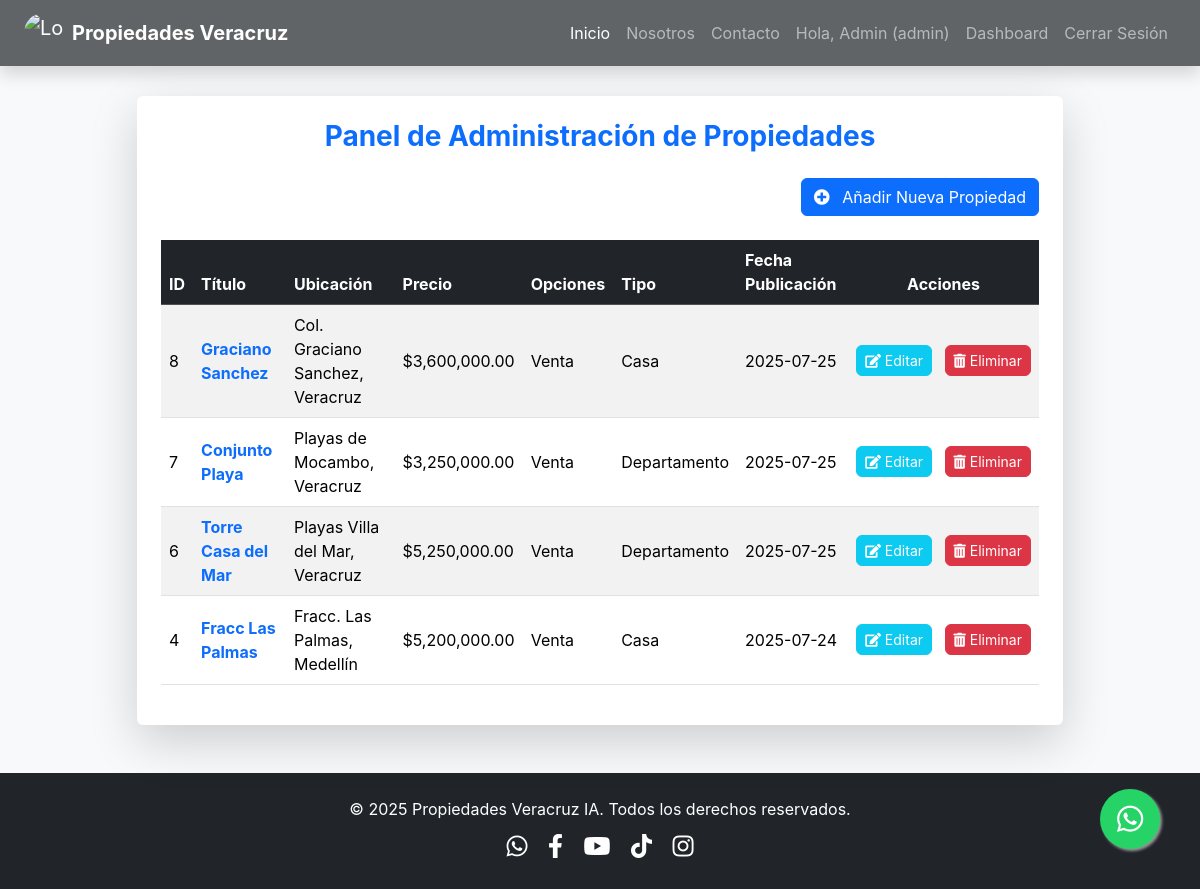
The page /dashboard (signed in) on the database its author committed.
### models.py (models this page shows, shortened)
class User(db.Model, UserMixin):
    __tablename__ = 'user'
    id = db.Column(db.Integer, primary_key=True)
    username = db.Column(db.String(80), unique=True, nullable=False)
    email = db.Column(db.String(120), unique=True, nullable=False)
    password_hash = db.Column(db.String(128), nullable=False)
    is_admin = db.Column(db.Boolean, default=False, nullable=True)

class Property(db.Model):
    __tablename__ = 'property' # Añadido nombre de tabla explícito para consistencia
    id = db.Column(db.Integer, primary_key=True)
    titulo = db.Column(db.String(100), nullable=False)
    descripcion = db.Column(db.Text, nullable=False)
    precio = db.Column(db.Float, nullable=False)
    ubicacion = db.Column(db.String(200), nullable=False)
    municipio = db.Column(db.String(100), nullable=False)
    property_options = db.Column(db.String(100), nullable=False)
    tipo_propiedad = db.Column(db.String(50), nullable=False) # Ej: Casa, Departamento, Terreno
    num_habitaciones = db.Column(db.Integer, nullable=True)
    num_banos = db.Column(db.Integer, nullable=True)
    num_medios_banos = db.Column(db.Integer, default=0)
    num_estacionamientos = db.Column(db.Integer, default=0)
    area_construccion_metros_cuadrados = db.Column(db.Float, nullable=True)
    area_terreno_metros_cuadrados = db.Column(db.Float, nullable=True)
    antiguedad = db.Column(db.Integer, nullable=True) # En años
    cuota_mantenimiento = db.Column(db.Float, default=0.0)
    fecha_publicacion = db.Column(db.DateTime, default=datetime.utcnow)
    images = db.relationship('PropertyImage', backref='property', lazy=True, cascade="all, delete-orphan")
    agente_id = db.Column(db.Integer, db.ForeignKey('user.id'), nullable=False)
    agente = db.relationship('User', backref='managed_properties') # Relación inversa para acceder a las propiedades de un usuario

### app.py (the view)
@main.route("/dashboard")
@login_required
def dashboard():
    page = request.args.get('page', 1, type=int)
    user_properties_query = Property.query.filter_by(agente_id=current_user.id).order_by(Property.fecha_publicacion.desc())
    pagination = user_properties_query.paginate(page=page, per_page=current_app.config['PROPERTIES_PER_PAGE'], error_out=False)
    properties = pagination.items
    return render_template('dashboard.html',
                           properties=properties,
                           pagination=pagination,
                           title='Mi Panel de Administración')

### app.py (called while the page is built)
@login_manager.user_loader
def load_user(user_id):
    return db.session.get(User, int(user_id))

### templates/dashboard.html (shortened to what this page needs)
{% extends "base.html" %}
{% block content %}
    <div class="container my-5 pt-5">
        <div class="row justify-content-center">
            <div class="col-lg-10 col-md-12">
                <div class="card shadow-lg border-0 rounded-lg p-4">
                    <h2 class="mb-4 text-center fw-bold text-primary fs-3">Panel de Administración de Propiedades</h2>
                    <div class="d-flex justify-content-end mb-4">
                        <a href="{{ url_for('main.add_property') }}" class="btn btn-primary">
                            <i class="fas fa-plus-circle me-2"></i> Añadir Nueva Propiedad
                        </a>
                    </div>
                    {% if properties %}
                        <div class="table-responsive">
                            <table class="table table-striped table-hover align-middle">
                                <thead class="table-dark">
                                    <tr>
                                        <th scope="col">ID</th>
                                        <th scope="col">Título</th>
                                        <th scope="col">Ubicación</th>
                                        <th scope="col">Precio</th>
                                        <th scope="col">Opciones</th>
                                        <th scope="col">Tipo</th>
                                        <th scope="col">Fecha Publicación</th>
                                        <th scope="col" class="text-center">Acciones</th>
                                    </tr>
                                </thead>
                                <tbody>
                                    {% for property in properties %}
                                    <tr>
                                        <td>{{ property.id }}</td>
                                        <td><a href="{{ url_for('main.property_detail', property_id=property.id) }}" class="text-decoration-none text-primary fw-bold">{{ property.titulo }}</a></td>
                                        <td>{{ property.ubicacion }}, {{ property.municipio }}</td>
                                        <td>${{ "{:,.2f}".format(property.precio) }}</td>
                                        <td>{{ property.property_options }}</td>
                                        <td>{{ property.tipo_propiedad }}</td>
                                        <td>{{ property.fecha_publicacion.strftime('%Y-%m-%d') }}</td>
                                        <td class="text-center text-nowrap">
                                            <a href="{{ url_for('main.edit_property', property_id=property.id) }}" class="btn btn-sm btn-info text-white me-2 rounded">
                                                <i class="fas fa-edit"></i> Editar
                                            </a>
                                            <form action="{{ url_for('main.delete_property', property_id=property.id) }}" method="POST" class="d-inline">
                                                <button type="submit" class="btn btn-sm btn-danger rounded" onclick="return confirm('¿Estás seguro de que quieres eliminar esta propiedad? Esta acción no se puede deshacer.');">
                                                    <i class="fas fa-trash-alt"></i> Eliminar
                                                </button>
                                            </form>
                                        </td>
                                    </tr>
                                    {% endfor %}
                                </tbody>
                            </table>
                        </div>
                    {% else %}
                        <div class="alert alert-info text-center" role="alert">
                            Aún no has añadido ninguna propiedad. ¡Haz clic en "Añadir Nueva Propiedad" para empezar!
                        </div>
                    {% endif %}
                </div>
            </div>
        </div>
    </div>
{% endblock content %}

### templates/base.html (shortened to what this page needs)
<!DOCTYPE html>
<html lang="es">
<head>
    <link href="https://cdn.jsdelivr.net/npm/bootstrap@5.3.3/dist/css/bootstrap.min.css" rel="stylesheet">
    <link rel="stylesheet" href="https://cdn.jsdelivr.net/npm/bootstrap-icons@1.11.3/font/bootstrap-icons.min.css">
    <link rel="stylesheet" href="https://cdnjs.cloudflare.com/ajax/libs/font-awesome/5.15.4/css/all.min.css" />
    <link rel="stylesheet" href="https://cdnjs.cloudflare.com/ajax/libs/animate.css/4.1.1/animate.min.css"/>
    <link rel="stylesheet" href="{{ url_for('static', filename='style.css') }}">
</head>
<body>
    <nav class="navbar navbar-expand-lg navbar-dark bg-dark fixed-top shadow">
        <div class="container-fluid px-4">
            <a class="navbar-brand d-flex align-items-center me-auto" href="{{ url_for('main.home') }}">
                <img src="{{ url_for('static', filename='img/banners/logo_01.jpg') }}" alt="Logo" width="40" height="40" class="d-inline-block align-text-top rounded-circle me-2">
                <span class="fw-bold">Propiedades Veracruz </span>
            </a>
            <div class="collapse navbar-collapse" id="navbarNav">
                <ul class="navbar-nav ms-auto">
                    <li class="nav-item">
                        <a class="nav-link active" aria-current="page" href="{{ url_for('main.home') }}">Inicio</a>
                    </li>
                    <li class="nav-item">
                        <a class="nav-link" href="{{ url_for('main.about_us') }}">Nosotros</a>
                    </li>
                    <li class="nav-item">
                        <a class="nav-link" href="{{ url_for('main.contact') }}">Contacto</a>
                    </li>
                    {% if current_user.is_authenticated %}
                        <li class="nav-item">
                            <span class="nav-link">
                                Hola,
                                {% if current_user.is_admin %}
                                    Admin ({{ current_user.username }})
                                {% else %}
                                    {{ current_user.username }}
                                {% endif %}
                            </span>
                        </li>
                        <li class="nav-item">
                            <a class="nav-link" href="{{ url_for('main.dashboard') }}">Dashboard</a>
                        </li>
                        <li class="nav-item">
                            <a class="nav-link" href="{{ url_for('main.logout') }}">Cerrar Sesión</a>
                        </li>
                    {% endif %}
                </ul>
            </div>
        </div>
    </nav>
    <main>
        {% block content %}{% endblock %}
    </main>
    <footer class="bg-dark text-white text-center py-4 mt-5">
        <div class="container">
            <p class="mb-0">© 2025 Propiedades Veracruz IA. Todos los derechos reservados.</p>
            <div class="social-icons mt-2">
                <a href="https://wa.me/522293019294" class="text-white mx-2" target="_blank" rel="noopener noreferrer"><i class="fab fa-whatsapp"></i></a>
                <a href="https://www.facebook.com/cMagnaDjesus" class="text-white mx-2" target="_blank" rel="noopener noreferrer"><i class="fab fa-facebook-f"></i></a>
                <a href="https://www.youtube.com/@propiedades-veracruz_2024" class="text-white mx-2" target="_blank" rel="noopener noreferrer"><i class="fab fa-youtube"></i></a>
                <a href="https://www.tiktok.com/@cmagnadj" class="text-white mx-2" target="_blank" rel="noopener noreferrer"><i class="fab fa-tiktok"></i></a>
                <a href="https://www.instagram.com/propiedades_veracruz/" class="text-white mx-2" target="_blank" rel="noopener noreferrer"><i class="fab fa-instagram"></i></a>
            </div>
        </div>
    </footer>
    <a href="#" id="whatsapp-float-btn" class="whatsapp-float" target="_blank" rel="noopener noreferrer">
        <i class="fab fa-whatsapp"></i>
    </a>
</body>
</html>

### static/style.css (style rules this page uses)
html, body { height: 100%; margin: 0; font-family: 'Inter', sans-serif; background-color: #f8f9fa; color: #343a40; }
.navbar { transition: background-color 0.3s ease-in-out; backdrop-filter: blur(5px); background-color: rgba(33, 37, 41, 0.7) !important; }
.navbar-brand .fw-bold { font-weight: 700 !important; }
footer { background-color: #212529; color: #f8f9fa; }
.social-icons a { font-size: 1.5rem; margin: 0 10px; color: #f8f9fa; transition: color 0.3s ease; }
.whatsapp-float { position: fixed; width: 60px; height: 60px; bottom: 40px; right: 40px; background-color: #25d366; color: #FFF; border-radius: 50px; text-align: center; font-size: 30px; box-shadow: 2px 2px 3px #999; z-index: 1000; display: flex; justify-content: center; align-items: center; text-decoration: none; transition: background-color 0.3s ease, transform 0.3s ease; }
.whatsapp-float i { margin-top: 0; }

### rows shown on the page
User: username "admin"
Property: id "8", titulo "Graciano Sanchez", ubicacion "Col. Graciano Sanchez", municipio "Veracruz", precio "3,600,000.00", property_options "Venta", tipo_propiedad "Casa", fecha_publicacion "2025-07-25"
Property: id "7", titulo "Conjunto Playa", ubicacion "Playas de Mocambo", municipio "Veracruz", precio "3,250,000.00", property_options "Venta", tipo_propiedad "Departamento", fecha_publicacion "2025-07-25"
Property: id "6", titulo "Torre Casa del Mar", ubicacion "Playas Villa del Mar", municipio "Veracruz", precio "5,250,000.00", property_options "Venta", tipo_propiedad "Departamento", fecha_publicacion "2025-07-25"
Property: id "4", titulo "Fracc Las Palmas", ubicacion "Fracc. Las Palmas", municipio "Medellín", precio "5,200,000.00", property_options "Venta", tipo_propiedad "Casa", fecha_publicacion "2025-07-24"
